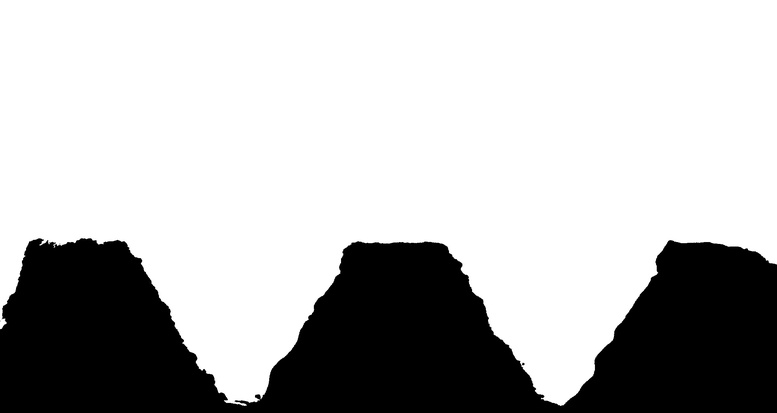
#> input picture SAM-LoRA/images/roscas_limpias/Buenas/RB02/Imagen_000501.jpg, 777 x 413 px, shrunk from 2087 x 1109 before the run, found by its file name
$ jupyter execute --allow-errors 01_limpieza.ipynb
#> lines starting #> are read from the running program, lines starting #| are printed output that depends on the picture; after the words box and inside, x2 and y2 are one past the last pixel; in counts of white or black regions, pixels touching at a corner belong together
# Notebook 01 — Limpieza de Imágenes de Roscas

**Objetivo**: transformar la imagen raw en una imagen limpia lista para el modelo.

Problemas que resolvemos:
- Artefactos y fragmentos sueltos
- Cabezal del equipo en las esquinas
- Brillos saturados

Dataset: `./images/roscas/Buenas/RB01..RB11` y `./images/roscas/Malas/RM01..RM11`

## 1. Imports y carga de imagen de prueba

[cell 1]
import cv2
import numpy as np
import matplotlib.pyplot as plt
from pathlib import Path

DATA_ROOT = Path('../images/roscas')
ruta = DATA_ROOT / 'Buenas' / 'RB01' / 'Imagen_000501.jpg'
img = cv2.imread(str(ruta), cv2.IMREAD_GRAYSCALE)
#> img is the input picture: shape (413, 777); min 0, max 255, mean 183.9

print(f'Tamano: {img.shape[1]}x{img.shape[0]} px')
#| Tamano: 777x413 px
print(f'Valores: min={img.min()}, max={img.max()}')
#| Valores: min=0, max=255

plt.figure(figsize=(12, 5))
plt.imshow(img, cmap='gray')
plt.title('Imagen original', fontweight='bold')
plt.axis('off')
plt.show()

## 2. Función de limpieza

Pipeline de limpieza:
1. **Neutralizar brillos** saturados (>240) para que no confundan a Otsu
2. **Otsu** — umbralización automática: separa rosca (oscura) de fondo (claro)
3. **Componente mayor** — elimina artefactos pequeños y fragmentos sueltos
4. **Detección de cabezal** — el cabezal es una banda vertical alta en las esquinas, se elimina buscando el último valle en el span de columnas
5. **Segunda limpieza** — componente mayor otra vez para eliminar restos
6. **Recorte vertical** — nos quedamos solo con la franja del borde

[cell 2]
def limpiar_imagen(ruta: str) -> np.ndarray:
    """
    Limpia una imagen de rosca eliminando artefactos, cabezal y ruido.
    Devuelve mascara binaria recortada lista para el modelo.
    """
    img = cv2.imread(str(ruta), cv2.IMREAD_GRAYSCALE)
    h, w = img.shape
#> h = 413; w = 777
    mitad = h // 2
#> mitad = 206

    # 1. Neutralizar brillos saturados
    img[img > 240] = 255
#> img: shape (413, 777); 0.91% of pixels changed, all inside (x1, y1, x2, y2) = (0, 232, 777, 405)

    # 2. Umbralizar con Otsu
    _, binaria = cv2.threshold(img, 0, 255, cv2.THRESH_BINARY_INV + cv2.THRESH_OTSU)
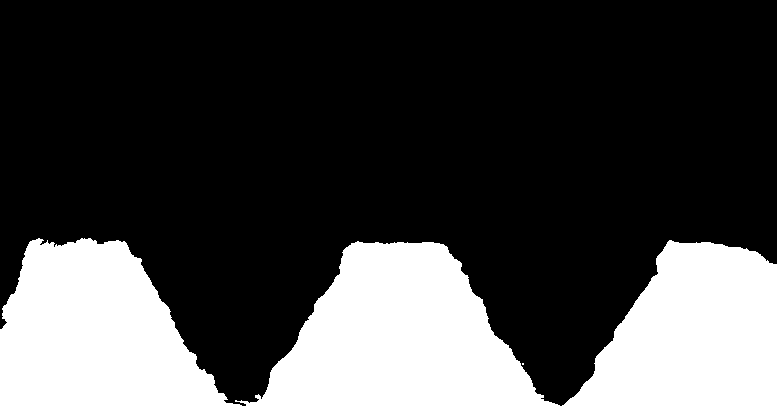
#> binaria: shape (413, 777); 27.9% white; 2 white regions (1 under 20 px), largest, box (x1, y1, x2, y2) and area: (0, 238, 777, 413) 89493
    binaria = cv2.bitwise_not(binaria)
    rosca_blanca = cv2.bitwise_not(binaria)

    # 3. Componente mayor (elimina artefactos)
    num_labels, labels, stats, _ = cv2.connectedComponentsWithStats(rosca_blanca)
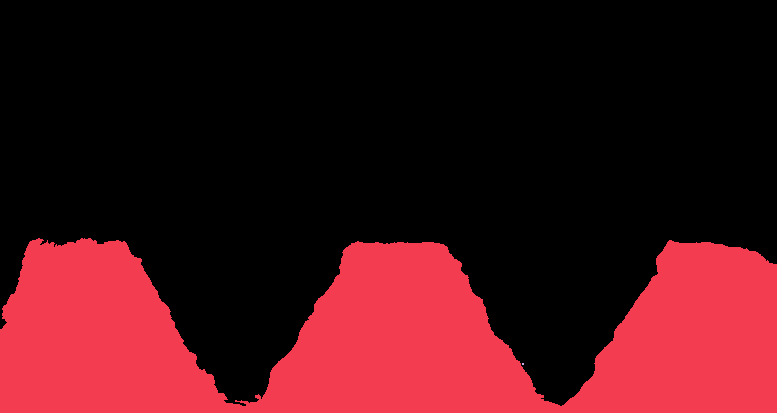
#> labels: shape (413, 777) int32; 3 distinct labels, from 0 to 2; one colour per label, 0 black
#> num_labels = 3; stats = [[0, 0, 777, 406, 231404], [0, 238, 777, 175, 89493], [522, 363, 2, 2, 4]]
    areas = stats[1:, cv2.CC_STAT_AREA]
#> areas = [89493, 4]
    mayor = np.argmax(areas) + 1
#> mayor = 1
    mascara = (labels == mayor).astype(np.uint8) * 255
#> mascara: shape (413, 777); 27.9% white; 1 white region, box (x1, y1, x2, y2) and area: (0, 238, 777, 413) 89493

    # 4. Detectar y eliminar cabezal por span vertical en mitad inferior
    mascara_inferior = mascara[mitad:, :]
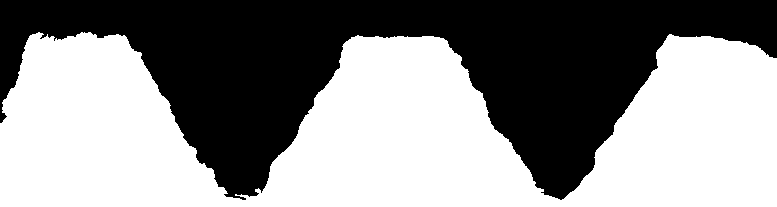
#> mascara_inferior: shape (207, 777); 55.6% white; 1 black region, box (x1, y1, x2, y2) and area: (0, 0, 777, 200) 71346
    span_columnas = np.zeros(w)
#> span_columnas = 777 values from 0 to 0
    for col in range(w):
        pixeles = np.where(mascara_inferior[:, col] > 0)[0]
        if len(pixeles) > 0:
            span_columnas[col] = (pixeles[-1] - pixeles[0]) / (h // 2)
#> after the loop, span_columnas = 777 values, max 0.845 at index 38, min 0.0291 at index 560, mean 0.555

    # Ultimo valle de derecha a izquierda = limite del cabezal
    ultimo_valle = w
#> ultimo_valle = 777
    for col in range(w - 1, -1, -1):
        if span_columnas[col] < 0.7:
            ultimo_valle = col
            break
    mascara = mascara[:, :ultimo_valle]
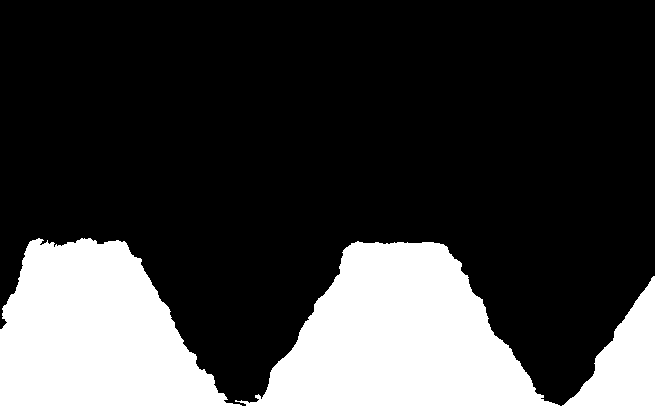
#> mascara: shape (413, 655); 25.6% white; 1 white region, box (x1, y1, x2, y2) and area: (0, 238, 655, 413) 69371

    # 5. Componente mayor otra vez para eliminar restos
    num_labels, labels, stats, _ = cv2.connectedComponentsWithStats(mascara)
#> num_labels = 2; stats = [[0, 0, 655, 406, 201144], [0, 238, 655, 175, 69371]]
    if num_labels > 1:
        areas = stats[1:, cv2.CC_STAT_AREA]
#> areas = [69371]
        mayor = np.argmax(areas) + 1
        mascara = (labels == mayor).astype(np.uint8) * 255

    # 6. Recorte vertical
    filas = np.where(mascara.any(axis=1))[0]
#> filas = 175 values from 238 to 412
    if len(filas) == 0:
        return mascara
    fila_top = filas[0]
#> fila_top = 238
    fila_bot = filas[-1]
#> fila_bot = 412
    margen = 20
    return mascara[max(0, fila_top - margen):min(h, fila_bot + margen), :]
#> returned value: shape (195, 655); 54.3% white; 1 black region, box (x1, y1, x2, y2) and area: (0, 0, 655, 188) 58354


# Probar con la imagen de prueba
resultado = limpiar_imagen(str(ruta))

fig, axes = plt.subplots(1, 2, figsize=(14, 5))
axes[0].imshow(img, cmap='gray')
axes[0].set_title('Original', fontweight='bold')
axes[0].axis('off')
axes[1].imshow(resultado, cmap='gray')
axes[1].set_title('Limpia', fontweight='bold')
axes[1].axis('off')
plt.tight_layout()
plt.show()
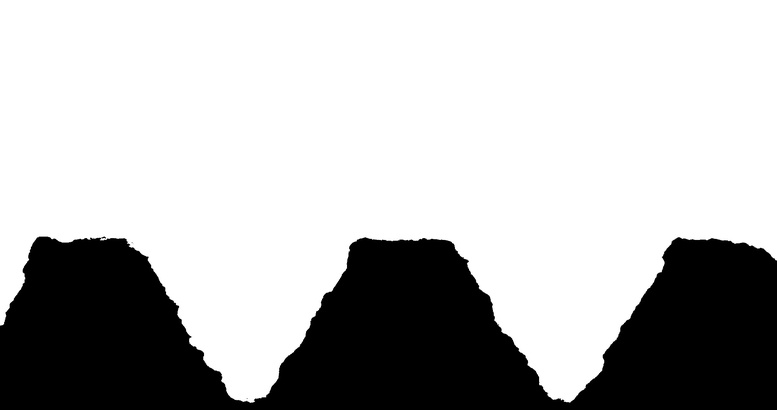
#> input picture SAM-LoRA/images/roscas_limpias/Buenas/RB01/Imagen_000502.jpg, 777 x 410 px, shrunk from 2087 x 1102 before the run
#> further down, img_test is the input picture: shape (410, 777); min 0, max 255, mean 183.7

## 3. Validar con todas las imágenes de RB01 (buenas)

[cell 3]
carpeta_rb01 = DATA_ROOT / 'Buenas' / 'RB01'
imagenes_rb01 = sorted(carpeta_rb01.glob('*.jpg'))

print(f'Total imagenes RB01: {len(imagenes_rb01)}')

fig, axes = plt.subplots(len(imagenes_rb01), 2, figsize=(14, 4 * len(imagenes_rb01)))

#> (the rest of this cell did not finish here and is left out)

#> in limpiar_imagen (call 2), `img[img > 240] = 255`: img: shape (410, 777); 1.03% of pixels changed, all inside (x1, y1, x2, y2) = (0, 232, 777, 402)
#> in limpiar_imagen (call 2), `_, binaria = cv2.threshold(img, 0, 255, cv2.THRESH_BINARY_INV + cv2.TH..`:
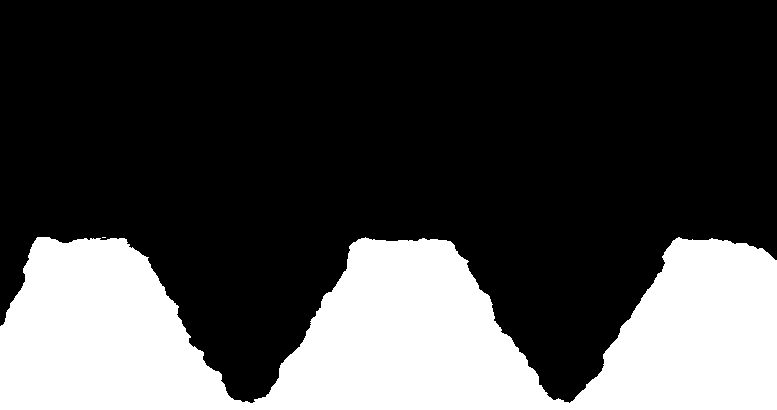
#> binaria: shape (410, 777); 27.9% white; 2 white regions (1 under 20 px), largest, box (x1, y1, x2, y2) and area: (0, 237, 777, 410) 89028
#> in limpiar_imagen (call 2), `num_labels, labels, stats, _ = cv2.connectedComponentsWithStats(rosca_..`:
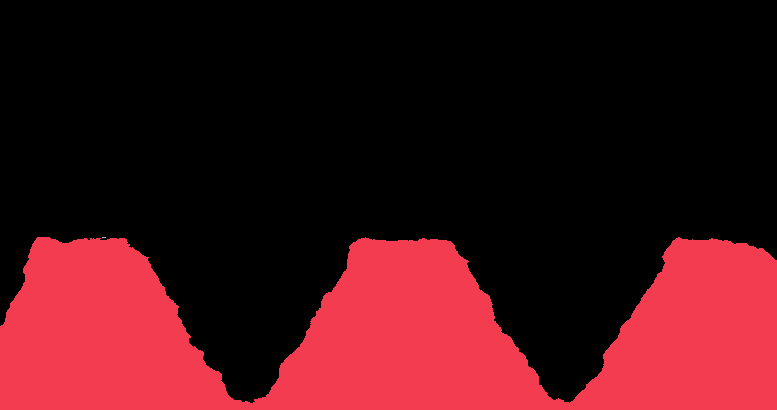
#> labels: shape (410, 777) int32; 3 distinct labels, from 0 to 2; one colour per label, 0 black
#> in limpiar_imagen (call 2), `num_labels, labels, stats, _ = cv2.connectedComponentsWithStats(rosca_..`: num_labels = 3; stats = [[0, 0, 777, 403, 229538], [0, 237, 777, 173, 89028], [102, 237, 4, 1, 4]]
#> in limpiar_imagen (call 2), `areas = stats[1:, cv2.CC_STAT_AREA]`: areas = [89028, 4]
#> in limpiar_imagen (call 2), `mascara = (labels == mayor).astype(np.uint8) * 255`: mascara: shape (410, 777); 27.9% white; 1 white region, box (x1, y1, x2, y2) and area: (0, 237, 777, 410) 89028
#> in limpiar_imagen (call 2), `mascara_inferior = mascara[mitad:, :]`:
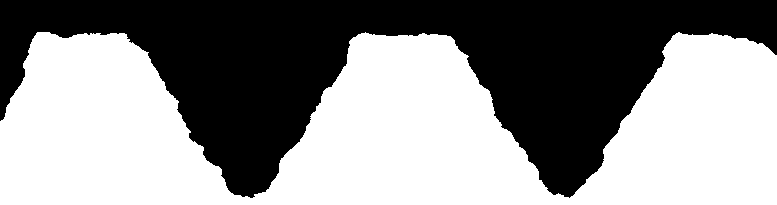
#> mascara_inferior: shape (205, 777); 55.9% white; 1 black region, box (x1, y1, x2, y2) and area: (0, 0, 777, 198) 70257
#> after the loop in limpiar_imagen (call 2), `for col in range(w):`: span_columnas = 777 values, max 0.839 at index 37, min 0.0293 at index 250, mean 0.555
#> in limpiar_imagen (call 2), `mascara = mascara[:, :ultimo_valle]`:
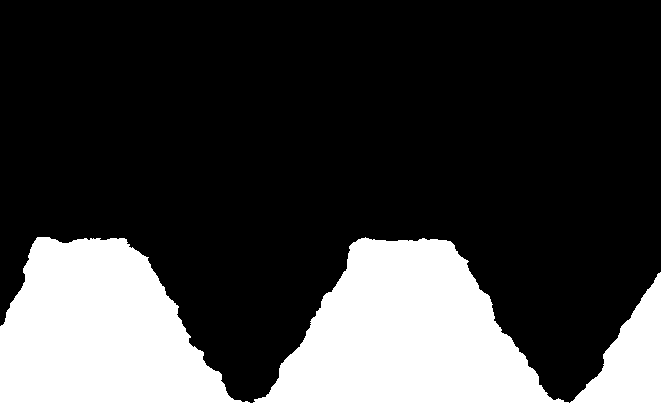
#> mascara: shape (410, 661); 25.8% white; 1 white region, box (x1, y1, x2, y2) and area: (0, 237, 661, 410) 69790
#> in limpiar_imagen (call 2), `num_labels, labels, stats, _ = cv2.connectedComponentsWithStats(mascara)`: num_labels = 2; stats = [[0, 0, 661, 403, 201220], [0, 237, 661, 173, 69790]]
#> in limpiar_imagen (call 2), `areas = stats[1:, cv2.CC_STAT_AREA]`: areas = [69790]
#> in limpiar_imagen (call 2), `filas = np.where(mascara.any(axis=1))[0]`: filas = 173 values from 237 to 409
#> in limpiar_imagen (call 2), `fila_top = filas[0]`: fila_top = 237
#> in limpiar_imagen (call 2), `fila_bot = filas[-1]`: fila_bot = 409
#> in limpiar_imagen (call 2), `return mascara[max(0, fila_top - margen):min(h, fila_bot + margen), :]`:
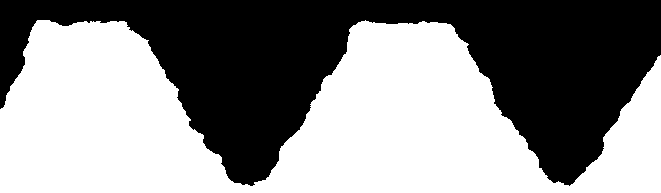
#> returned value: shape (193, 661); 54.7% white; 1 black region, box (x1, y1, x2, y2) and area: (0, 0, 661, 186) 57783
    axes[i, 0].imshow(img_test, cmap='gray')
    axes[i, 0].set_title(f'Original: {ruta.name}', fontsize=9)
    axes[i, 0].axis('off')
    axes[i, 1].imshow(resultado, cmap='gray')
    axes[i, 1].set_title('Limpia', fontsize=9)
    axes[i, 1].axis('off')

plt.tight_layout()
plt.show()

## 4. Validar con todas las imágenes de RM01 (malas)

[cell 4]
import cv2
import matplotlib.pyplot as plt
from pathlib import Path

Path(r"..\figures").mkdir(exist_ok=True)

# Dos imágenes representativas — una buena y una mala
imagenes = [
    {
        "original": Path(
            r"..\images\roscas\Buenas\RB01\Imagen_000501.jpg"
        ),
        "limpia": Path(
            r"..\images\roscas_limpias\Buenas\RB01\Imagen_000501.jpg"
        ),
        "label": "Rosca buena (RB01)",
    },
    {
        "original": Path(
            r"..\images\roscas\Malas\RM01\Imagen_000501.jpg"
        ),
        "limpia": Path(
            r"..\images\roscas_limpias\Malas\RM01\Imagen_000501.jpg"
        ),
        "label": "Rosca con desgaste (RM01)",
    },
]

fig, axes = plt.subplots(2, 3, figsize=(18, 10))

for fila, img_info in enumerate(imagenes):
    original = cv2.imread(str(img_info["original"]), cv2.IMREAD_GRAYSCALE)
    limpia = cv2.imread(str(img_info["limpia"]), cv2.IMREAD_GRAYSCALE)
    _, binaria = cv2.threshold(
        original, 0, 255, cv2.THRESH_BINARY_INV + cv2.THRESH_OTSU
    )

    axes[fila, 0].imshow(original, cmap="gray")
    axes[fila, 0].set_title(f"1) Original — {img_info['label']}", fontsize=11)
    axes[fila, 0].axis("off")

    axes[fila, 1].imshow(binaria, cmap="gray")
    axes[fila, 1].set_title("2) Máscara binaria (Otsu)", fontsize=11)
    axes[fila, 1].axis("off")

    axes[fila, 2].imshow(limpia, cmap="gray")
    axes[fila, 2].set_title("3) Imagen limpia", fontsize=11)
    axes[fila, 2].axis("off")
#> pass 2 of the loop `for fila, img_info in enumerate(imagenes):`:
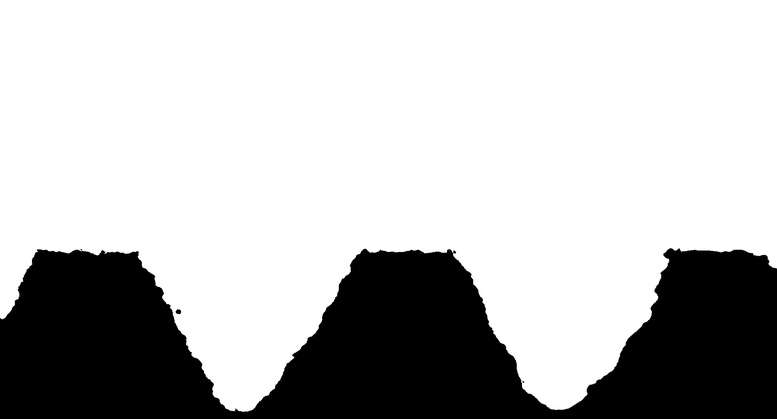
#> input picture SAM-LoRA/images/roscas_limpias/Malas/RM01/Imagen_000501.jpg, 777 x 419 px, shrunk from 2087 x 1124 before the run, found by its file name
#> original is the input picture: shape (419, 777); min 0, max 255, mean 187.1
#> `_, binaria = cv2.threshold( original, 0, 255, cv2.THRESH_BINARY_INV + ..`:
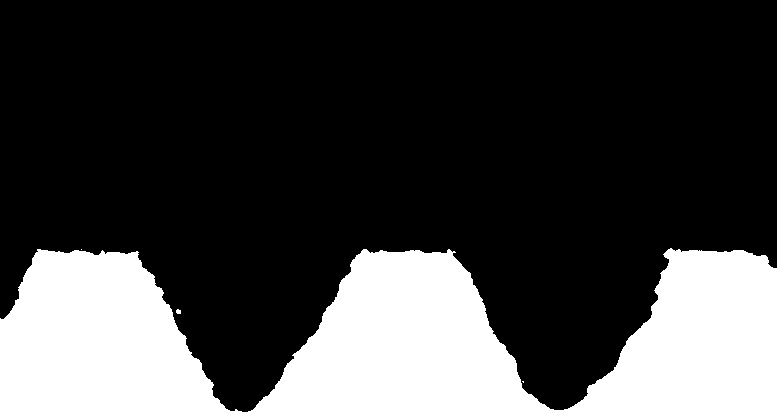
#> binaria: shape (419, 777); 26.6% white; 4 white regions (2 under 20 px), largest, box (x1, y1, x2, y2) and area: (0, 248, 777, 419) 86645, (176, 309, 181, 314) 21

plt.suptitle("Pipeline de preprocesado y limpieza de imagen", fontsize=13)
plt.tight_layout()
plt.savefig(
    r"..\figures\figura_preprocesado.png",
    dpi=150,
    bbox_inches="tight",
)
plt.show()
print("Figura guardada")

[cell 5]
import cv2
import matplotlib.pyplot as plt
from pathlib import Path

Path(r"..\figures").mkdir(exist_ok=True)

# Dos imágenes representativas — una buena y una mala
imagenes = [
    {
        "original": Path(
            r"..\images\roscas\Buenas\RB01\Imagen_000501.jpg"
        ),
        "limpia": Path(
            r"..\images\roscas_limpias\Buenas\RB01\Imagen_000501.jpg"
        ),
        "label": "Rosca buena (RB01)",
    },
    {
        "original": Path(
            r"..\images\roscas\Malas\RM01\Imagen_000501.jpg"
        ),
        "limpia": Path(
            r"..\images\roscas_limpias\Malas\RM01\Imagen_000501.jpg"
        ),
        "label": "Rosca con desgaste (RM01)",
    },
]

fig, axes = plt.subplots(2, 3, figsize=(18, 10))

for fila, img_info in enumerate(imagenes):
    original = cv2.imread(str(img_info["original"]), cv2.IMREAD_GRAYSCALE)
    limpia = cv2.imread(str(img_info["limpia"]), cv2.IMREAD_GRAYSCALE)
    _, binaria = cv2.threshold(
        original, 0, 255, cv2.THRESH_BINARY_INV + cv2.THRESH_OTSU
    )

    axes[fila, 0].imshow(original, cmap="gray")
    axes[fila, 0].set_title(f"1) Original — {img_info['label']}", fontsize=11)
    axes[fila, 0].axis("off")

    axes[fila, 1].imshow(binaria, cmap="gray")
    axes[fila, 1].set_title("2) Máscara binaria (Otsu)", fontsize=11)
    axes[fila, 1].axis("off")

    axes[fila, 2].imshow(limpia, cmap="gray")
    axes[fila, 2].set_title("3) Imagen limpia", fontsize=11)
    axes[fila, 2].axis("off")
#> pass 2 of the loop `for fila, img_info in enumerate(imagenes):`:

plt.suptitle("Pipeline de preprocesado y limpieza de imagen", fontsize=13)
plt.tight_layout()
plt.savefig(
    r"..\figures\figura_preprocesado.png",
    dpi=150,
    bbox_inches="tight",
)
plt.show()
print("Figura guardada")

[cell 6]
import pandas as pd

data = {
    "Rosca": ["RB01", "RB02", "RB03", "Total"],
    "Clase": ["Buena", "Buena", "Buena", ""],
    "Imágenes": [11, 11, 11, 33],
    "Anotaciones cresta": [22, 22, 22, 66],
    "Anotaciones paso": [29, 32, 33, 94],
    "Total anotaciones": [51, 54, 55, 160],
}

df = pd.DataFrame(data)
print(df.to_string(index=False))

[cell 7]
import json
import pandas as pd
from pathlib import Path

ANNOTATIONS_DIR = Path(r"..\annotations")

filas = []
for i in range(1, 12):
    rosca_id = f"RB{i:02d}"
    json_path = ANNOTATIONS_DIR / f"{rosca_id}_coco.json"

    if not json_path.exists():
        continue

    with open(json_path) as f:
        coco = json.load(f)

    n_imgs = len(coco["images"])
    n_cresta = sum(1 for a in coco["annotations"] if a["category_id"] == 0)
    n_paso = sum(1 for a in coco["annotations"] if a["category_id"] == 1)
    n_total = len(coco["annotations"])

    filas.append(
        {
            "Rosca": rosca_id,
            "Clase": "Buena",
            "Imágenes": n_imgs,
            "Anotaciones cresta": n_cresta,
            "Anotaciones paso": n_paso,
            "Total anotaciones": n_total,
        }
    )

df = pd.DataFrame(filas)

# Fila de totales
#> (the rest of this cell did not finish here and is left out)
